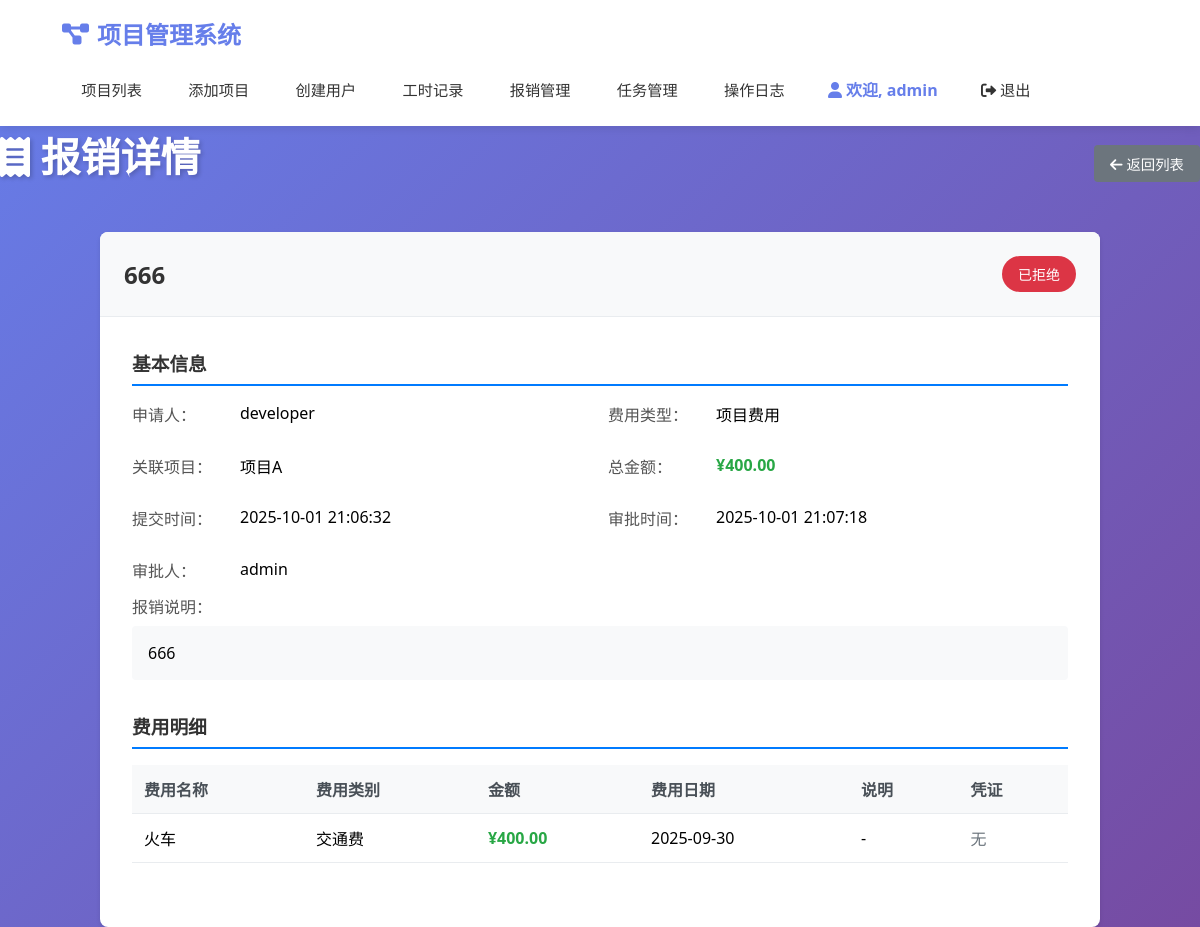
Screenshot of /expense/3 (signed in) with the database file from the repository.
### models.py (models this page shows, shortened)
class User(UserMixin, db.Model):
    __tablename__ = "users"
    id = db.Column(db.Integer, primary_key=True, autoincrement=True)
    username = db.Column(db.String(80), unique=True, nullable=False)
    password_hash = db.Column(db.String(120), nullable=False)
    role = db.Column(db.String(20), nullable=False)  # 'admin', 'developer'
    created_at = db.Column(db.DateTime, default=datetime.utcnow)
    def is_admin(self):
        return self.role == 'admin'

class Expense(db.Model):
    __tablename__ = "expenses"
    id = db.Column(db.Integer, primary_key=True, autoincrement=True)
    user_id = db.Column(db.Integer, db.ForeignKey('users.id'), nullable=False)
    project_id = db.Column(db.Integer, db.ForeignKey('projects.id'), nullable=True)  # 可关联项目，也可以是售前费用
    title = db.Column(db.String(200), nullable=False)  # 报销标题
    expense_type = db.Column(db.String(50), nullable=False)  # 费用类型：项目费用、售前费用
    total_amount = db.Column(db.Numeric(10, 2), nullable=False)  # 总金额
    status = db.Column(db.String(20), nullable=False, default='待审批')  # 状态：待审批、已批准、已拒绝
    submit_date = db.Column(db.DateTime, default=datetime.utcnow)  # 提交日期
    approve_date = db.Column(db.DateTime, nullable=True)  # 审批日期
    approver_id = db.Column(db.Integer, db.ForeignKey('users.id'), nullable=True)  # 审批人
    approve_comment = db.Column(db.Text, nullable=True)  # 审批意见
    description = db.Column(db.Text, nullable=True)  # 报销说明
    created_at = db.Column(db.DateTime, default=datetime.utcnow)
    EXPENSE_TYPE_CHOICES = [
        ('项目费用', '项目费用'),
        ('售前费用', '售前费用'),
        ('其他费用', '其他费用')
    ]
    STATUS_CHOICES = [
        ('待审批', '待审批'),
        ('已批准', '已批准'),
        ('已拒绝', '已拒绝')
    ]
    user = db.relationship('User', foreign_keys=[user_id], backref=db.backref('expenses', lazy=True))
    project = db.relationship('Project', backref=db.backref('expenses', lazy=True))
    approver = db.relationship('User', foreign_keys=[approver_id], backref=db.backref('approved_expenses', lazy=True))
    def get_status_color(self):
        status_colors = {
            '待审批': '#ffc107',     # 黄色
            '已批准': '#28a745',     # 绿色
            '已拒绝': '#dc3545'      # 红色
        }
        return status_colors.get(self.status, '#6c757d')

class Project(db.Model):
    __tablename__ = "projects"
    id = db.Column(db.Integer, primary_key=True, autoincrement=True)
    name = db.Column(db.String(200), nullable=False)
    manager = db.Column(db.String(100), nullable=False)
    start_date = db.Column(db.Date, nullable=True)
    planned_end_date = db.Column(db.Date, nullable=True)
    contract_signing_date = db.Column(db.Date, nullable=True)  # 合同签订日期
    estimated_hours = db.Column(db.Float, nullable=True)  # 预计开发工时
    contract_amount = db.Column(db.Numeric(14, 2), nullable=True)
    status = db.Column(db.String(20), nullable=False, default='启动中')  # 项目状态
    payment_method = db.Column(db.String(50), nullable=True)  # 付款方式
    acceptance_date = db.Column(db.Date, nullable=True)  # 验收日期
    settlement_date = db.Column(db.Date, nullable=True)  # 结算日期
    invoice_issued = db.Column(db.Boolean, default=False)  # 发票是否开具
    invoice_date = db.Column(db.Date, nullable=True)  # 发票日期
    contract_amount_with_tax = db.Column(db.Numeric(14, 2), nullable=True)  # 合同金额含税
    contract_amount_without_tax = db.Column(db.Numeric(14, 2), nullable=True)  # 合同金额不含税
    payment_received = db.Column(db.Numeric(14, 2), nullable=True)  # 回款金额
    remaining_amount = db.Column(db.Numeric(14, 2), nullable=True)  # 剩余金额
    project_type = db.Column(db.String(50), nullable=True)  # 项目类型
    customer_name = db.Column(db.String(200), nullable=True)  # 客户名称
    created_at = db.Column(db.DateTime, default=datetime.utcnow)
    outsourcing_cost = db.Column(db.Numeric(10, 2), default=0)  # 外包费用
    indirect_cost = db.Column(db.Numeric(10, 2), default=0)  # 间接成本
    indirect_cost_notes = db.Column(db.Text)  # 间接成本备注
    STATUS_CHOICES = [
        ('启动中', '启动中'),
        ('进行中', '进行中'),
        ('暂停', '暂停'),
        ('验收中', '验收中'),
        ('验收待回款', '验收待回款'),
        ('结算', '结算')
    ]
    PAYMENT_METHOD_CHOICES = [
        ('验收后全款', '验收后全款'),
        ('分阶段', '分阶段'),
        ('预付初版', '预付初版'),
        ('预付终版', '预付终版'),
        ('待填写', '待填写')
    ]
    PROJECT_TYPE_CHOICES = [
        ('物流仿真', '物流仿真'),
        ('机器人仿真', '机器人仿真'),
        ('工艺规划', '工艺规划'),
        ('物流规划', '物流规划'),
        ('动画', '动画'),
        ('激光扫描', '激光扫描'),
        ('数字孪生', '数字孪生')
    ]

class ExpenseItem(db.Model):
    __tablename__ = "expense_items"
    id = db.Column(db.Integer, primary_key=True, autoincrement=True)
    expense_id = db.Column(db.Integer, db.ForeignKey('expenses.id'), nullable=False)
    item_name = db.Column(db.String(200), nullable=False)  # 费用明细名称
    category = db.Column(db.String(50), nullable=False)  # 费用类别
    amount = db.Column(db.Numeric(10, 2), nullable=False)  # 费用金额
    receipt_image = db.Column(db.String(200), nullable=True)  # 发票/凭证照片路径
    description = db.Column(db.Text, nullable=True)  # 费用说明
    expense_date = db.Column(db.Date, nullable=False)  # 费用发生日期
    created_at = db.Column(db.DateTime, default=datetime.utcnow)
    CATEGORY_CHOICES = [
        ('交通费', '交通费'),
        ('住宿费', '住宿费'),
        ('餐饮费', '餐饮费'),
        ('通讯费', '通讯费'),
        ('材料费', '材料费'),
        ('设备费', '设备费'),
        ('差旅费', '差旅费'),
        ('招待费', '招待费'),
        ('培训费', '培训费'),
        ('其他费用', '其他费用')
    ]
    expense = db.relationship('Expense', backref=db.backref('items', lazy=True, cascade='all, delete-orphan'))

### app.py (the view)
@app.route("/expense/<int:expense_id>")
@login_required
def expense_detail(expense_id):
    expense = Expense.query.get_or_404(expense_id)
    if not current_user.is_admin() and expense.user_id != current_user.id:
        flash("您没有权限查看此报销")
        return redirect(url_for("expense_list"))
    return render_template("expense_detail.html", expense=expense)

### app.py (called while the page is built)
@login_manager.user_loader
def load_user(user_id):
    return User.query.get(int(user_id))

### templates/expense_detail.html (shortened to what this page needs)
{% extends "base.html" %}
{% block content %}
<div class="page-header">
    <h1><i class="fas fa-receipt"></i> 报销详情</h1>
    <div class="header-actions">
        <a href="{{ url_for('expense_list') }}" class="btn btn-secondary">
            <i class="fas fa-arrow-left"></i> 返回列表
        </a>
    </div>
</div>
<div class="expense-detail">
    <div class="detail-card">
        <div class="card-header">
            <h2>{{ expense.title }}</h2>
            <span class="status-badge" style="background-color: {{ expense.get_status_color() }};">
                {{ expense.status }}
            </span>
        </div>
        <div class="detail-content">
            <div class="detail-section">
                <h3>基本信息</h3>
                <div class="detail-grid">
                    <div class="detail-item">
                        <label>申请人：</label>
                        <span>{{ expense.user.username }}</span>
                    </div>
                    <div class="detail-item">
                        <label>费用类型：</label>
                        <span>{{ expense.expense_type }}</span>
                    </div>
                    <div class="detail-item">
                        <label>关联项目：</label>
                        <span>
                            {% if expense.project %}
                                {{ expense.project.name }}
                            {% else %}
                                <span class="text-muted">无关联项目</span>
                            {% endif %}
                        </span>
                    </div>
                    <div class="detail-item">
                        <label>总金额：</label>
                        <span class="amount">¥{{ "%.2f"|format(expense.total_amount) }}</span>
                    </div>
                    <div class="detail-item">
                        <label>提交时间：</label>
                        <span>{{ expense.submit_date.strftime('%Y-%m-%d %H:%M:%S') }}</span>
                    </div>
                    {% if expense.approve_date %}
                    <div class="detail-item">
                        <label>审批时间：</label>
                        <span>{{ expense.approve_date.strftime('%Y-%m-%d %H:%M:%S') }}</span>
                    </div>
                    {% endif %}
                    {% if expense.approver %}
                    <div class="detail-item">
                        <label>审批人：</label>
                        <span>{{ expense.approver.username }}</span>
                    </div>
                    {% endif %}
                </div>
                {% if expense.description %}
                <div class="detail-item full-width">
                    <label>报销说明：</label>
                    <div class="description">{{ expense.description }}</div>
                </div>
                {% endif %}
            </div>
            <div class="detail-section">
                <h3>费用明细</h3>
                {% if expense.items %}
                    <div class="items-table">
                        <table class="table">
                            <thead>
                                <tr>
                                    <th>费用名称</th>
                                    <th>费用类别</th>
                                    <th>金额</th>
                                    <th>费用日期</th>
                                    <th>说明</th>
                                    <th>凭证</th>
                                </tr>
                            </thead>
                            <tbody>
                                {% for item in expense.items %}
                                <tr>
                                    <td>{{ item.item_name }}</td>
                                    <td>{{ item.category }}</td>
                                    <td class="amount">¥{{ "%.2f"|format(item.amount) }}</td>
                                    <td>{{ item.expense_date.strftime('%Y-%m-%d') }}</td>
                                    <td>{{ item.description or '-' }}</td>
                                    <td>
                                        {% if item.receipt_image %}
                                            <a href="{{ url_for('static', filename='uploads/' + item.receipt_image) }}"
                                               target="_blank" class="receipt-link">
                                                <i class="fas fa-file-image"></i> 查看凭证
                                            </a>
                                        {% else %}
                                            <span class="text-muted">无</span>
                                        {% endif %}
                                    </td>
                                </tr>
                                {% endfor %}
                            </tbody>
                        </table>
                    </div>
                {% else %}
                    <p class="text-muted">暂无费用明细</p>
                {% endif %}
            </div>
        </div>
    </div>
</div>
{% endblock %}

### templates/base.html (shortened to what this page needs)
<!DOCTYPE html>
<html lang="zh-CN">
<head>
    <link rel="stylesheet" href="{{ url_for('static', filename='style.css') }}">
    <link rel="stylesheet" href="https://cdnjs.cloudflare.com/ajax/libs/font-awesome/6.0.0/css/all.min.css">
</head>
<body>
        <header class="header">
            <div class="header-content">
                <a href="{{ url_for('index') }}" class="logo">
                    <i class="fas fa-project-diagram"></i> 项目管理系统
                </a>
                <nav class="nav">
                    {% if current_user.is_authenticated %}
                        {% if current_user.is_admin() %}
                            <a href="{{ url_for('index') }}">项目列表</a>
                            <a href="{{ url_for('create_project') }}">添加项目</a>
                            <a href="{{ url_for('create_user') }}">创建用户</a>
                            <a href="{{ url_for('worklog_list') }}">工时记录</a>
                            <a href="{{ url_for('expense_list') }}">报销管理</a>
                            <a href="{{ url_for('task_list') }}">任务管理</a>
                            <a href="{{ url_for('operation_logs') }}" class="nav-link">操作日志</a>
                        {% elif current_user.is_developer() %}
                            <a href="{{ url_for('worklog_list') }}">我的工时</a>
                            <a href="{{ url_for('create_worklog') }}">记录工时</a>
                            <a href="{{ url_for('expense_list') }}">我的报销</a>
                            <a href="{{ url_for('expense_create') }}">申请报销</a>
                            <a href="{{ url_for('task_list') }}">我的任务</a>
                        {% endif %}
                        <span><i class="fas fa-user"></i> 欢迎, {{ current_user.username }}</span>
                        <a href="{{ url_for('logout') }}"><i class="fas fa-sign-out-alt"></i> 退出</a>
                    {% endif %}
                </nav>
            </div>
        </header>
    <div class="cibtauber">
        <main class="main-content">
            {% block content %}{% endblock %}
        </main>
    </div>
</body>
</html>

### static/style.css (style rules this page uses)
* { margin: 0; padding: 0; box-sizing: border-box; }
body { font-family: 'Segoe UI', Tahoma, Geneva, Verdana, sans-serif; background: linear-gradient(135deg, #667eea 0%, #764ba2 100%); min-height: 100vh; }
.btn { padding: 0.75rem 1.5rem; border-radius: 8px; border: none; cursor: pointer; font-size: 1rem; font-weight: 500; text-decoration: none; display: inline-block; transition: all 0.3s ease; text-align: center; }
.btn-secondary { background: #6c757d; color: white; }
.page-header { margin-bottom: 2rem; width: 100%; }
.page-header h1 { color: white; font-size: 2.5rem; margin-bottom: 1rem; text-shadow: 2px 2px 4px rgba(0,0,0,0.2); }

### templates/base.html (style rules this page uses)
.header { background: white; box-shadow: 0 2px 10px rgba(0,0,0,0.1); position: sticky; top: 0; z-index: 1000; width: 100%; }
.header-content { max-width: 95%; margin: 0 auto; padding: 1rem 2rem; display: flex; justify-content: space-between; align-items: center; flex-wrap: wrap; gap: 1rem; }
.logo { font-size: 1.5rem; font-weight: bold; color: #667eea; text-decoration: none; display: flex; align-items: center; gap: 0.5rem; transition: color 0.3s ease; }
.nav { display: flex; gap: 0.5rem; align-items: center; flex-wrap: wrap; }
.nav a { color: #333; text-decoration: none; padding: 0.6rem 1.2rem; border-radius: 6px; transition: all 0.3s ease; font-weight: 500; white-space: nowrap; font-size: 0.95rem; }
.nav span { color: #667eea; font-weight: 600; padding: 0.6rem 1rem; white-space: nowrap; }

### templates/expense_detail.html (style rules this page uses)
.page-header { display: flex; justify-content: space-between; align-items: center; margin-bottom: 2rem; }
.header-actions { display: flex; gap: 0.5rem; }
.expense-detail { max-width: 1000px; margin: 0 auto; }
.detail-card { background: white; border-radius: 8px; box-shadow: 0 2px 4px rgba(0,0,0,0.1); overflow: hidden; }
.card-header { background: #f8f9fa; padding: 1.5rem; border-bottom: 1px solid #e9ecef; display: flex; justify-content: space-between; align-items: center; }
.card-header h2 { margin: 0; color: #333; }
.status-badge { color: white; padding: 0.5rem 1rem; border-radius: 20px; font-size: 0.875rem; font-weight: 500; }
.detail-content { padding: 2rem; }
.detail-section { margin-bottom: 2rem; }
.detail-section h3 { margin-bottom: 1rem; color: #333; border-bottom: 2px solid #007bff; padding-bottom: 0.5rem; }
.detail-grid { display: grid; grid-template-columns: 1fr 1fr; gap: 1rem; }
.detail-item { display: flex; margin-bottom: 0.75rem; }
.detail-item label { font-weight: 500; color: #555; min-width: 100px; margin-right: 0.5rem; }
.detail-item.full-width { grid-column: 1 / -1; flex-direction: column; }
.detail-item.full-width label { margin-bottom: 0.5rem; }
.description { background: #f8f9fa; padding: 1rem; border-radius: 4px; white-space: pre-wrap; }
.amount { font-weight: 600; color: #28a745; }
.text-muted { color: #6c757d; }
.items-table { overflow-x: auto; }
.table { width: 100%; border-collapse: collapse; }
.table th, .table td { padding: 0.75rem; border-bottom: 1px solid #e9ecef; text-align: left; }
.table th { background-color: #f8f9fa; font-weight: 600; color: #495057; }
.btn { padding: 0.5rem 1rem; border: none; border-radius: 4px; cursor: pointer; font-size: 0.9rem; text-decoration: none; display: inline-block; text-align: center; }
.btn-secondary { background-color: #6c757d; color: white; }

### rows the page displays
User: username "admin", approver.username "admin"
Expense: title "666", status "已拒绝", expense_type "项目费用", total_amount "400.00", submit_date "2025-10-01 21:06:32", approve_date "2025-10-01 21:07:18", description "666"
User: user.username "developer"
Project: project.name "项目A"
ExpenseItem: item_name "火车", category "交通费", amount "400.00", expense_date "2025-09-30", description "-", shows "无"
